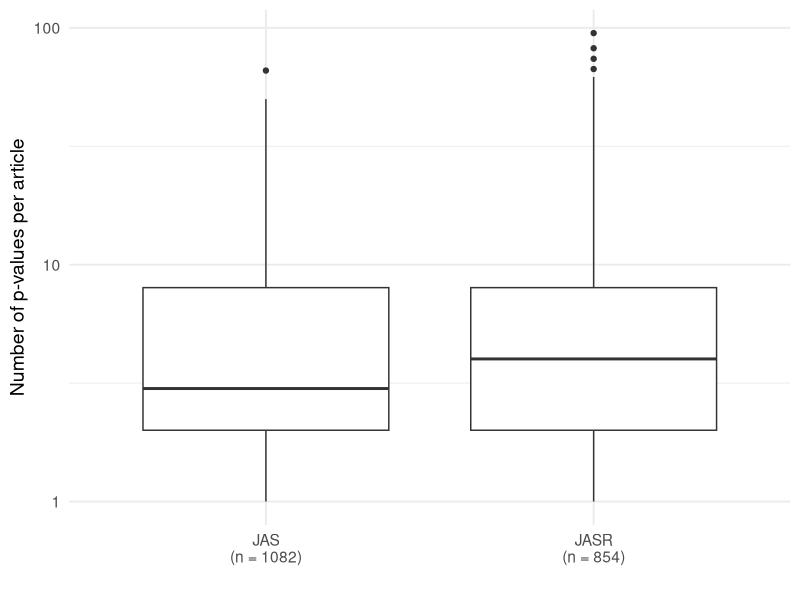
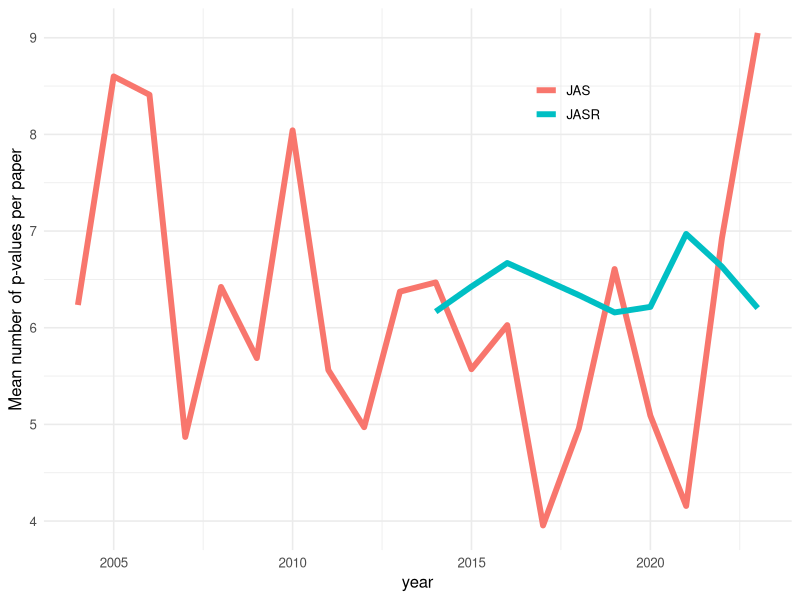
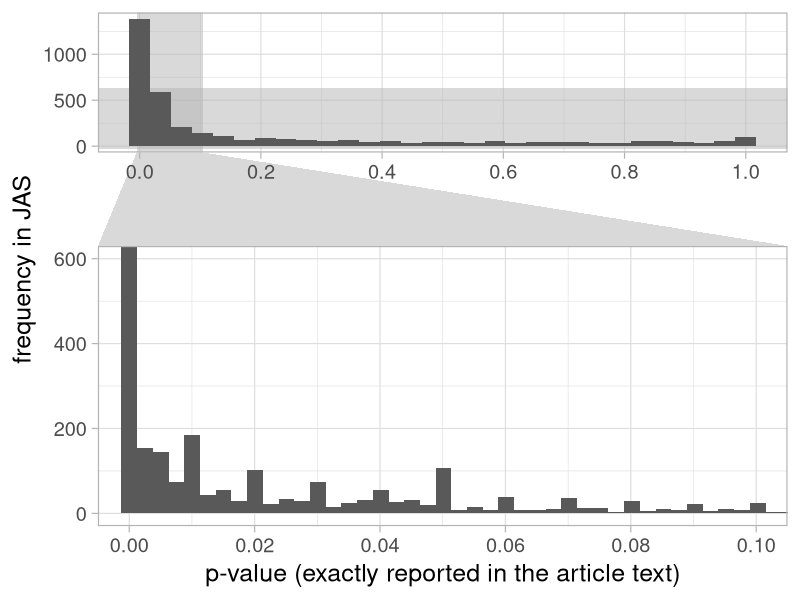
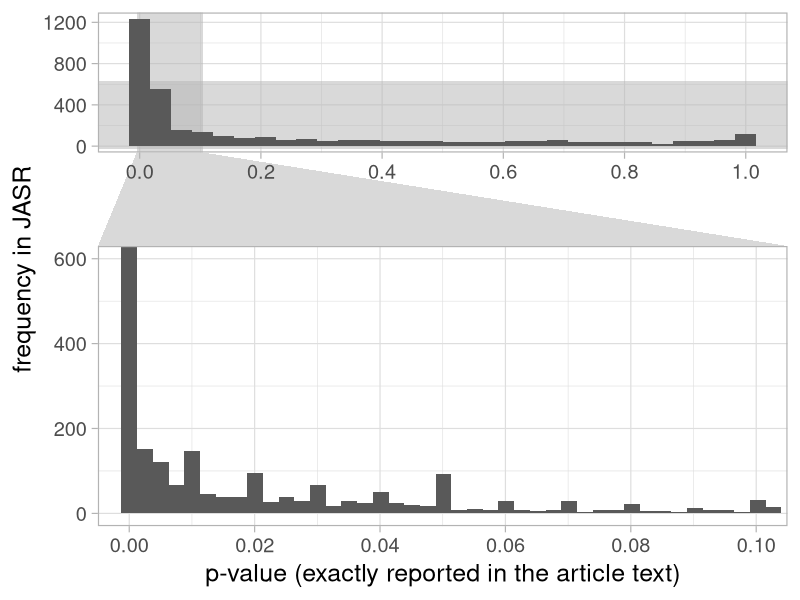
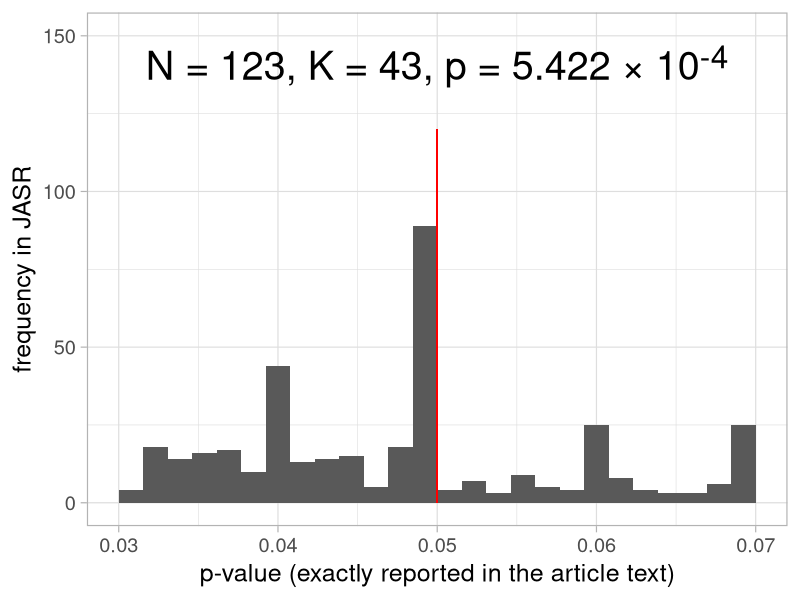
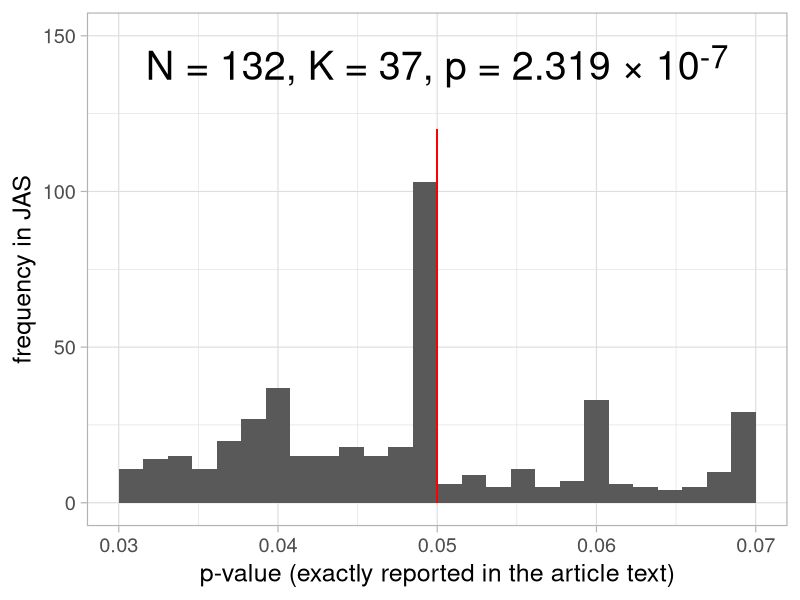
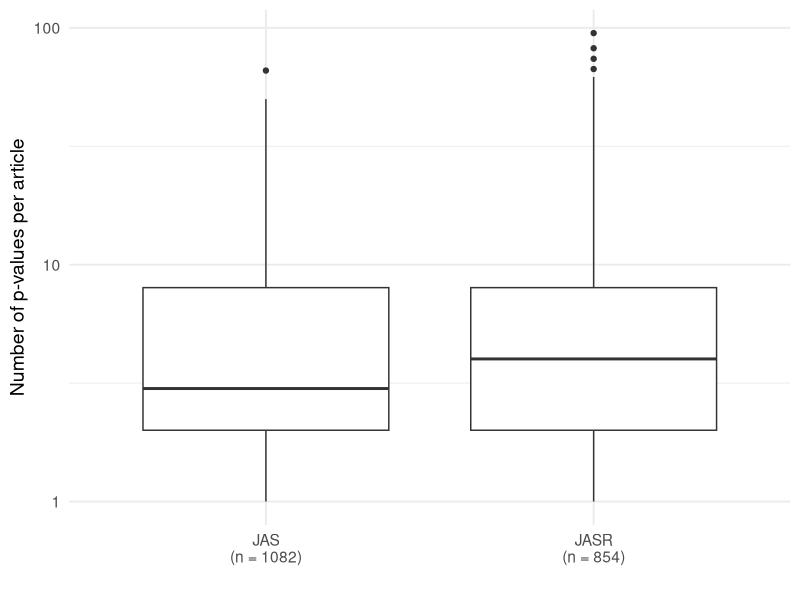
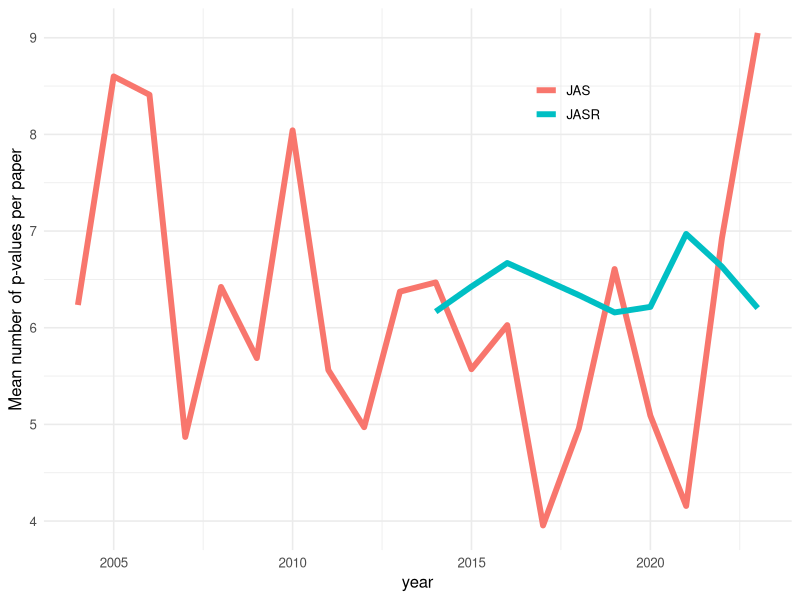

Here is the R script that generated these plots, in order:
## ---- chunk 1
library(tidyverse)
## ---- chunk 2
jasr_p_values_only <- 
  read_csv(here::here("data/jasr_p_values_only.csv")) %>% 
  filter(between(p_value, 0, 1))
  
jas_p_values_only  <- 
  read_csv(here::here("data/jas_p_values_only.csv")) %>% 
  filter(between(p_value, 0, 1))

both_journals <- 
bind_rows(jasr_p_values_only,
          jas_p_values_only) %>% 
  mutate(journal = case_when(
    str_detect(doi, "jas\\.") ~ "JAS",
    str_detect(doi, "jasrep\\.") ~ "JASR"
  ))  %>% 
  drop_na(journal)

both_journals_summary <- 
both_journals %>% 
  group_by(journal, doi) %>% 
  summarise(n_p_values_per_article = n()) %>% 
  ungroup(doi) %>% 
  mutate(n_p_values_total = n()) %>% 
  mutate(journal_n = paste0(journal, "\n(n = ", n_p_values_total, ")"))

# drop unusual articles that have >100 p-values
articles_with_more_than_100_pvalues <- 
  both_journals_summary %>% 
  filter(n_p_values_per_article > 100) %>% 
  pull(doi)

both_journals_subset <- 
  both_journals %>% 
  filter(!doi %in% articles_with_more_than_100_pvalues)
  
n_p_values_total_jasr <- 
  both_journals_subset %>% 
  filter(journal == "JAS") %>% 
  nrow()

n_p_values_total_jas <- 
  both_journals_subset %>% 
  filter(journal == "JASR") %>% 
  nrow()

n_papers_jasr <- 
 both_journals_subset %>% 
  filter(journal == "JASR") %>% 
  distinct(doi) %>% 
  nrow()

n_papers_jas <- 
 both_journals_subset %>% 
  filter(journal == "JAS") %>% 
  distinct(doi) %>% 
  nrow()

both_journals_summary <- 
both_journals_subset %>% 
  group_by(journal, doi) %>% 
  summarise(n_p_values_per_article = n()) %>% 
  ungroup(doi) %>% 
  mutate(n_p_values_total = n()) %>% 
  mutate(journal_n = paste0(journal, "\n(n = ", n_p_values_total, ")"))

mean_number_of_p_values_per_paper <- 
  both_journals_summary %>% 
  summarise(mean_n_p = mean(n_p_values_per_article))
  
ggplot(both_journals_summary) +
  aes(journal_n, 
      n_p_values_per_article 
      ) +
  geom_boxplot() +
  scale_y_log10(labels = scales::label_comma(drop0trailing = TRUE)) +
  theme_minimal(base_size = 14)  +
  labs(x = "",
       y = "Number of p-values per article")

ggsave(here::here("figures/summary-n-papers-and-n-p-values.png"),
       h = 5,
       w = 4,
       bg = "white")

## ---- chunk 3

both_journals_by_year <- 
both_journals_subset %>% 
  mutate(year = str_remove(doi, "10.1016/j.jas[a-z]{0,3}.")) %>% 
  mutate(year = parse_number(str_sub(year, 1, 4))) %>% 
  filter(year > 1900) %>% 
  group_by(year, journal, doi) %>% 
  summarise(n_p_values_per_article = n()) %>% 
  ungroup(doi) %>% 
  summarise(n_p_values_per_year = n(),
            mean_number_of_p_values_per_paper = mean(n_p_values_per_article))
  
ggplot(both_journals_by_year) +
  aes(year, 
      mean_number_of_p_values_per_paper,
      colour = journal) +
  geom_line(linewidth = 2) +
  theme_minimal(base_size = 12) +
  theme(legend.position = c(0.7, 0.85)) +
  labs(y = "Mean number of p-values per paper",
       colour = "") 

ggsave(here::here("figures/summary-p-values-over-time.png"),
       h = 4,
       w = 6,
       bg = "white")

## ---- chunk 4
# zoom facet
# from here: https://www.data-imaginist.com/2019/the-ggforce-awakens-again/

library(ggforce)

jas_exact_zoom_plot_data <- 
  both_journals_subset %>% 
  filter(journal == "JAS",
         reporting == "exact")

ggplot() +
  geom_histogram(aes(p_value),
                 mutate(jas_exact_zoom_plot_data,
                        z = FALSE),
                 bins = 30)  +
  geom_histogram(aes(p_value),
                 mutate(jas_exact_zoom_plot_data,
                        z = TRUE),
                   bins = 400) +   
  facet_zoom(
    xlim = c(0, 0.1), 
    ylim = c(0, 600),
    zoom.data = z,
    horizontal = FALSE) +
  theme(zoom.y = element_blank(), 
        validate = FALSE) +
  scale_x_continuous(breaks = pretty) +
  theme_light(base_size = 18) +
  ylab("frequency in JAS") +
  xlab("p-value (exactly reported in the article text)")

ggsave(here::here("figures/jas_p_value_zoom_distribution.png"),
       w = 14,
       h = 6,
       dpi = 600)
## ---- chunk 5

jasr_exact_zoom_plot_data <- 
  both_journals_subset %>% 
  filter(journal == "JASR",
         reporting == "exact")

ggplot() +
  geom_histogram(aes(p_value),
                 mutate(jasr_exact_zoom_plot_data,
                        z = FALSE),
                 bins = 30)  +
  geom_histogram(aes(p_value),
                 mutate(jasr_exact_zoom_plot_data,
                        z = TRUE),
                   bins = 400) +   
  facet_zoom(
    xlim = c(0, 0.1), 
    ylim = c(0, 600),
    zoom.data = z,
    horizontal = FALSE) +
  theme(zoom.y = element_blank(), 
        validate = FALSE) +
  scale_x_continuous(breaks = pretty) +
  theme_light(base_size = 18) +
  ylab("frequency in JASR") +
  xlab("p-value (exactly reported in the article text)")

ggsave(here::here("figures/jasr_p_value_zoom_distribution.png"),
       w = 14,
       h = 6,
       dpi = 600)
## ---- chunk 6
jasr_caliper <- 
  jasr_exact_zoom_plot_data %>% 
  mutate(in_caliper = ifelse(p_value %in% c(0.03875, 0.04000), 
                             "smaller", 
                             ifelse(p_value %in% c(0.04875, 0.05000), 
                                    "larger", ""))) %>% 
  filter(in_caliper != "") %>% 
  count(in_caliper)

jasr_caliper_test_binom_test <- 
binom.test(jasr_caliper$n[2],
           sum(jasr_caliper$n), 
           p = 1/2,
           alternative = "less")

jasr_caliper_n <- unname(jasr_caliper_test_binom_test$parameter)
jasr_caliper_k <- unname(jasr_caliper_test_binom_test$statistic)
jasr_caliper_p <- round(unname(jasr_caliper_test_binom_test$p.value), 10)

jasr_df <- data.frame(
  x = 0.05,
  y = 140,
  label = paste0(  "N = ", jasr_caliper_n, 
                   ", K = ", jasr_caliper_k, 
                   ", p = ", knitr:::format_sci(signif(jasr_caliper_p, 4), 'html')  , "") 
)


jas_caliper <- 
  jas_exact_zoom_plot_data %>% 
  mutate(in_caliper = ifelse(p_value %in% c(0.03875, 0.04000), 
                             "smaller", 
                             ifelse(p_value %in% c(0.04875, 0.05000), 
                                    "larger", ""))) %>% 
  filter(in_caliper != "") %>% 
  count(in_caliper)

jas_caliper_test_binom_test <- 
binom.test(jas_caliper$n[2],
           sum(jas_caliper$n), 
           p = 1/2,
           alternative = "less")

jas_caliper_n <- unname(jas_caliper_test_binom_test$parameter)
jas_caliper_k <- unname(jas_caliper_test_binom_test$statistic)
jas_caliper_p <- round(unname(jas_caliper_test_binom_test$p.value), 10)

jas_df <- data.frame(
  x = 0.05,
  y = 140,
  label = paste0(  "N = ", jas_caliper_n, 
                   ", K = ", jas_caliper_k, 
                   ", p = ", knitr:::format_sci(signif(jas_caliper_p, 4), 'html')  , "") 
)

## ---- chunk 7
library(ggtext)

ggplot(jasr_exact_zoom_plot_data) +
  aes(p_value) +
  geom_histogram(bins = 27)  +
  geom_segment(x = 0.05,
            xend = 0.05,
            y = 0,
            yend = 120,
             colour = "red",
            aesthetic = 2) +
  xlim(0.03, 0.07) +
  ylim(0, 150) +
  theme_minimal() +
  ylab("frequency in JASR") +
  xlab("p-value (exactly reported in the article text)") +
  geom_richtext(
    data = jasr_df,
    aes(x, y, 
        label = label),
    fill = NA, 
    label.color = NA,
    size = 10
  ) +
  theme_light(base_size = 18) 

ggsave(here::here("figures/jasr_p_value_caliper_test.png"),
       w = 14,
       h = 6,
       dpi = 600)

library(ggtext)

ggplot(jas_exact_zoom_plot_data) +
  aes(p_value) +
  geom_histogram(bins = 27)  +
  geom_segment(x = 0.05,
            xend = 0.05,
            y = 0,
            yend = 120,
             colour = "red",
            aesthetic = 2) +
  xlim(0.03, 0.07) +
  ylim(0, 150) +
  theme_minimal() +
  ylab("frequency in JAS") +
  xlab("p-value (exactly reported in the article text)") +
  geom_richtext(
    data = jas_df,
    aes(x, y, 
        label = label),
    fill = NA, 
    label.color = NA,
    size = 10
  ) +
  theme_light(base_size = 18) 

ggsave(here::here("figures/jas_p_value_caliper_test.png"),
       w = 14,
       h = 6,
       dpi = 600)
